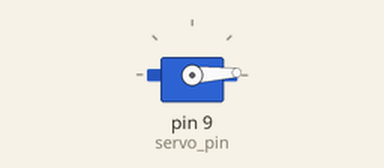
Simulated run of this sketch. Board: Arduino Uno, built with avr-gcc and run on an emulated ATmega328P. On the bench: servo.

Above: at 0.05 s.
At 1.3 s:
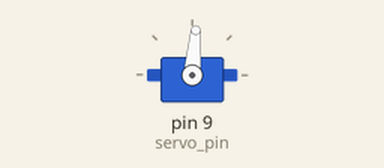
At 2.6 s:
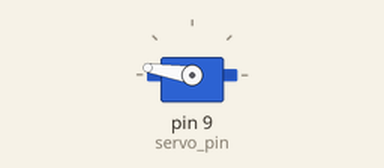
At 5.2 s:
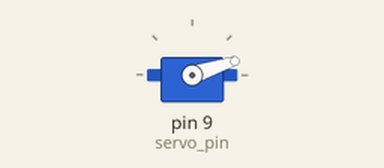
Timing chart, 0 to 7.1 s (numbered marks = the images above):
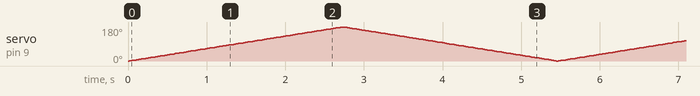

The sketch:

servo.ino
```cpp
#include <Servo.h>

Servo my_servo; // create servo object

int pos = 0; // store servo position
int servo_pin = 9; // pin number for servo


void setup() {
  // put your setup code here, to run once:
  Serial.begin(9600);
  my_servo.attach(servo_pin);
}

void loop() {
  // put your main code here, to run repeatedly:
  for (pos = 0; pos <= 180; pos++) {
    my_servo.write(pos);  // update servo to go to position 'pos'
    delay(15);            // wait 15ms for servo to reach the position
  }

  for (pos = 180; pos >= 0; pos--) {
    my_servo.write(pos);  // update servo to go to position 'pos'
    delay(15);            // wait 15ms for servo to reach the position
  }
}
```
